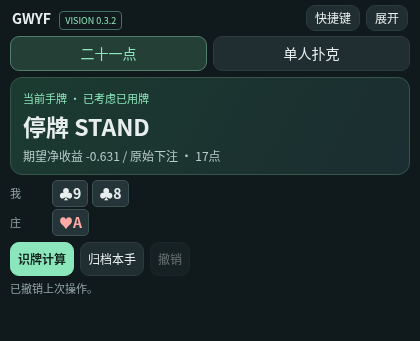
#> input picture desktop-vision/tests/automatic-compact.png, 420 x 341 px
$ python -i legacy_geometry.py   (imports and definitions only)
#> lines starting #> are read from the running program, lines starting #| are printed output that depends on the picture; after the words box and inside, x2 and y2 are one past the last pixel; in counts of white or black regions, pixels touching at a corner belong together
#> further down, picture is the input picture: shape (341, 420, 3); mean B, G, R 43.7, 44.6, 28.6
"""One-shot visible-card recognition. No game process access or network I/O."""
from pathlib import Path
import base64
import time
import cv2
import numpy as np
# [1 line not run here, left out]

ROOT = Path(__file__).resolve().parent
RANKS = ['A', '2', '3', '4', '5', '6', '7', '8', '9', '10', 'J', 'Q', 'K']
SUITS = ['spades', 'hearts', 'diamonds', 'clubs']


# [60 lines left out: functions png_data, order_corners, find_cards, not called in this run]


def normalise_glyph(image, kind='rank'):
    """Convert a rank/suit crop to a centred ink mask, invariant to ink colour."""
#> called with kind = 'rank'
    if image.ndim == 3:
        gray = cv2.cvtColor(image, cv2.COLOR_BGR2GRAY)
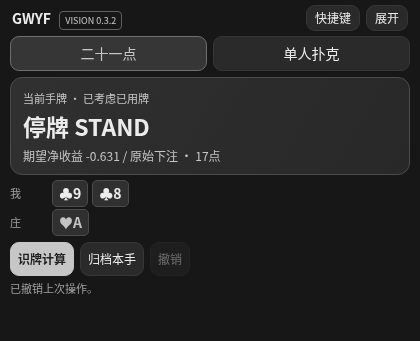
#> gray: shape (341, 420); min 23, max 236, mean 39.9
    else:
        gray = image
    _, ink = cv2.threshold(gray, 0, 255, cv2.THRESH_BINARY_INV | cv2.THRESH_OTSU)
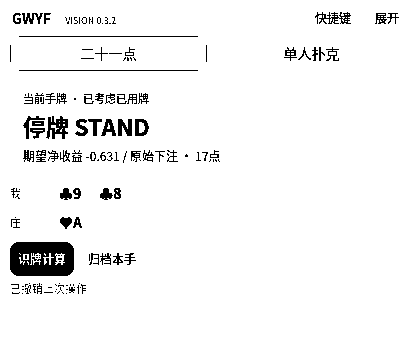
#> ink: shape (341, 420); 95.4% white; 152 black regions (88 under 20 px), largest, box (x1, y1, x2, y2) and area: (10, 242, 74, 276) 1840, (46, 116, 68, 139) 299, (315, 12, 351, 24) 208
    n, labels, stats, _ = cv2.connectedComponentsWithStats(ink)
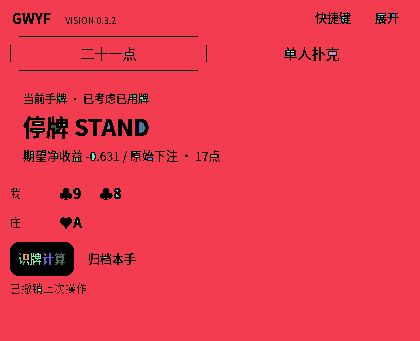
#> labels: shape (341, 420) int32; 87 distinct labels, from 0 to 86; one colour per label, 0 black
#> n = 87; stats = 87 rows, first 6: [10, 12, 389, 282, 6646], [0, 0, 420, 341, 135937], [323, 15, 1, 3, 3], [345, 14, 2, 1, 2], [348, 14, 1, 1, 1], [378, 14, 7, 1, 7]
    components = [(i, s) for i, s in enumerate(stats[1:], 1) if s[4] >= 3]
#> components = 53 items, first 6: (1, [0, 0, 420, 341, 135937]), (2, [323, 15, 1, 3, 3]), (5, [378, 14, 7, 1, 7]), (6, [392, 14, 3, 3, 9]), (8, [342, 17, 3, 5, 8]), (16, [380, 20, 2, 2, 3])
    if not components:
        return np.zeros((48, 48), np.uint8)
    # Both rank 10 and the game's angular clubs have disconnected components.
    # Retain meaningful components so four-diamond clubs cannot become diamonds.
    biggest = max(s[4] for _, s in components)
#> biggest = 135937
    components = [(i, s) for i, s in components if s[4] >= biggest*.10]
#> components = [(1, [0, 0, 420, 341, 135937])]
    clean = np.zeros_like(ink)
    for i, _ in components:
        clean[labels == i] = 255
#> this loop made 1 pass
#> i on pass 1: 1
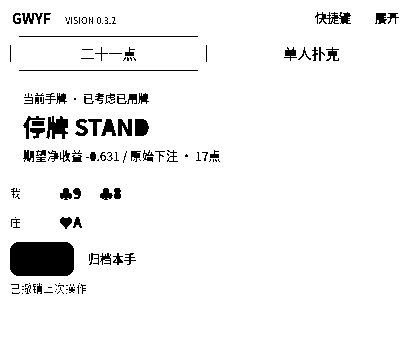
#> clean: shape (341, 420); 94.9% white; 143 black regions (79 under 20 px), largest, box (x1, y1, x2, y2) and area: (10, 242, 74, 276) 2108, (46, 116, 68, 139) 337, (315, 12, 351, 24) 229
    ys, xs = np.where(clean > 0)
    if not len(xs):
        return np.zeros((48, 48), np.uint8)
    glyph = clean[ys.min():ys.max()+1, xs.min():xs.max()+1]
    gh, gw = glyph.shape
#> gh = 341; gw = 420
    scale = min(38/gw, 38/gh)
#> scale = 0.0905
    gw, gh = max(1, round(gw*scale)), max(1, round(gh*scale))
#> gw = 38; gh = 31
    glyph = cv2.resize(glyph, (gw, gh), interpolation=cv2.INTER_AREA)
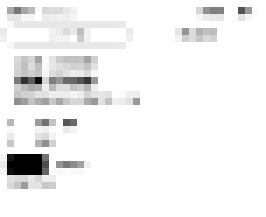
#> glyph: shape (31, 38) (shown 7 times larger); min 0, max 255, mean 242
    out = np.zeros((48, 48), np.uint8)
    out[(48-gh)//2:(48-gh)//2+gh, (48-gw)//2:(48-gw)//2+gw] = glyph
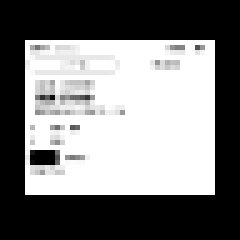
#> out: shape (48, 48) (shown 5 times larger); min 0, max 255, mean 123.7
    return out


def card_glyphs(card):
    # Game cards have the rank in the top left and a large suit lower right.
    return normalise_glyph(card[0:51, 0:43]), normalise_glyph(card[49:126, 27:95], 'suit')

>>> import cv2
>>> picture = cv2.imread('../tests/automatic-compact.png')
>>> result = normalise_glyph(picture)

$ run again, on desktop-vision/tests/bridge-connected.png
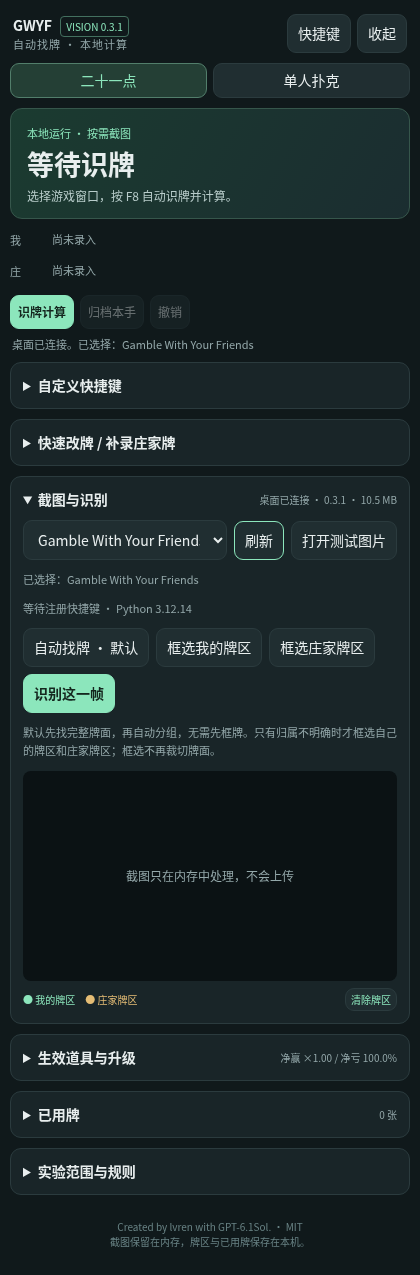
#> input picture desktop-vision/tests/bridge-connected.png, 420 x 1275 px
#> picture is the input picture: shape (1275, 420, 3); mean B, G, R 41.5, 40.3, 27.6
#> ink: shape (1275, 420); 95.7% white; 758 black regions (515 under 20 px), largest, box (x1, y1, x2, y2) and area: (23, 674, 115, 713) 3145, (10, 295, 74, 329) 1843, (108, 151, 134, 178) 431
#> in normalise_glyph, `n, labels, stats, _ = cv2.connectedComponentsWithStats(ink)`:
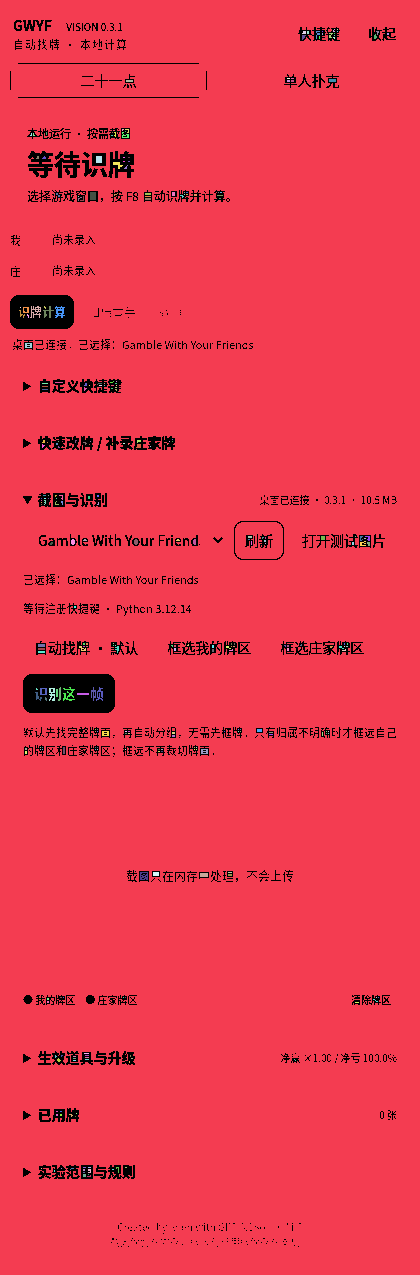
#> labels: shape (1275, 420) int32; 299 distinct labels, from 0 to 298; one colour per label, 0 black
#> n = 299; stats = 299 rows, first 6: [10, 20, 387, 1227, 22803], [0, 0, 420, 1275, 510614], [333, 29, 2, 3, 4], [337, 29, 1, 1, 1], [302, 31, 4, 3, 10], [307, 31, 2, 3, 6]
#> in normalise_glyph, `components = [(i, s) for i, s in enumerate(stats[1:], 1) if s[4] >= 3]`: components = 171 items, first 6: (1, [0, 0, 420, 1275, 510614]), (2, [333, 29, 2, 3, 4]), (4, [302, 31, 4, 3, 10]), (5, [307, 31, 2, 3, 6]), (6, [316, 31, 4, 8, 15]), (9, [376, 31, 3, 4, 7])
#> biggest = 510614
#> in normalise_glyph, `components = [(i, s) for i, s in components if s[4] >= biggest*.10]`: components = [(1, [0, 0, 420, 1275, 510614])]
#> the loop in normalise_glyph, `for i, _ in components:` made 1 pass
#> i on pass 1: 1
#> in normalise_glyph, `out[(48-gh)//2:(48-gh)//2+gh, (48-gw)//2:(48-gw)//2+gw] = glyph`:
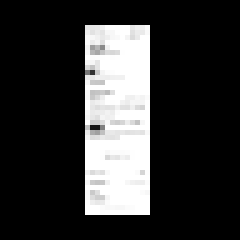
#> out: shape (48, 48) (shown 5 times larger); min 0, max 255, mean 52.1
